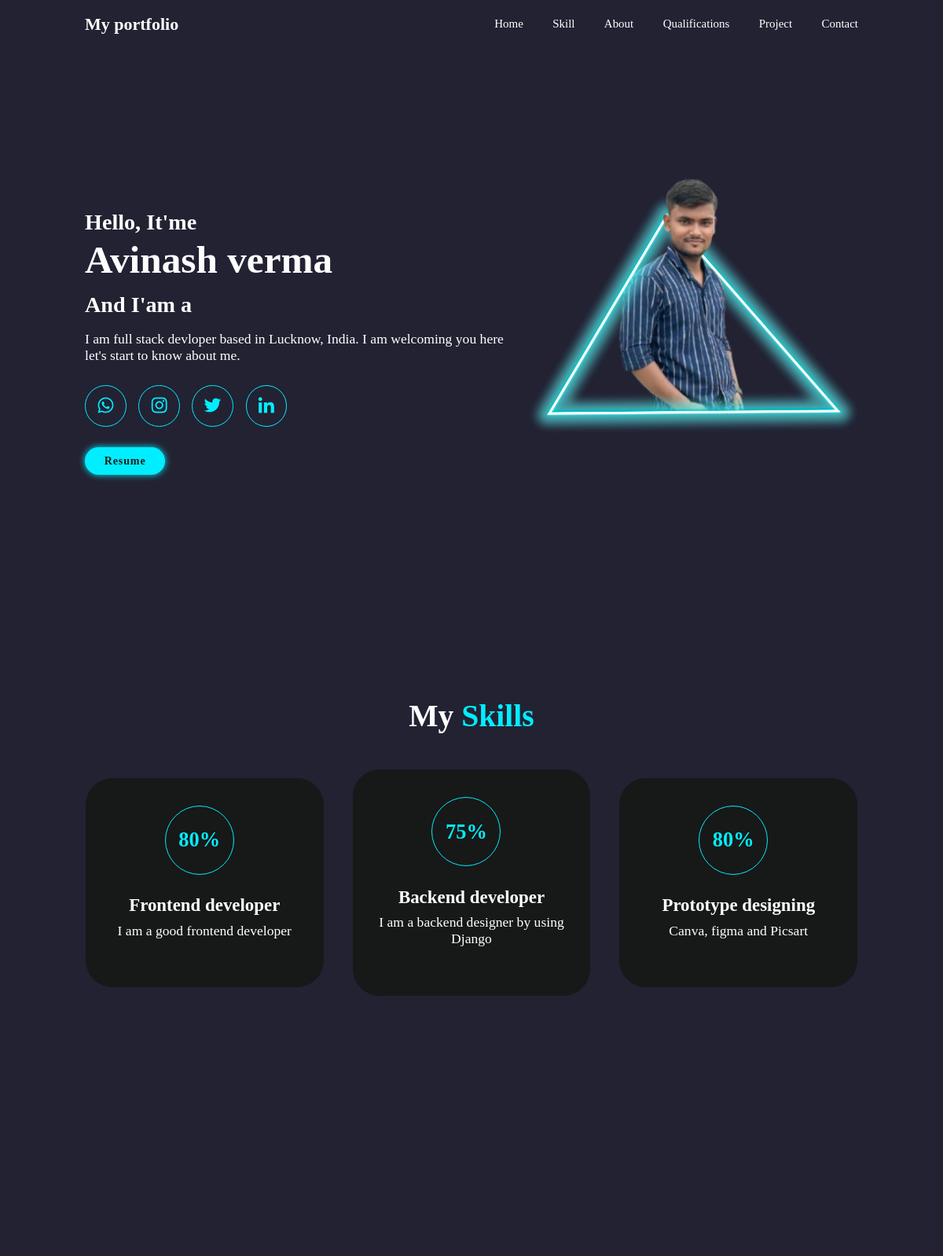
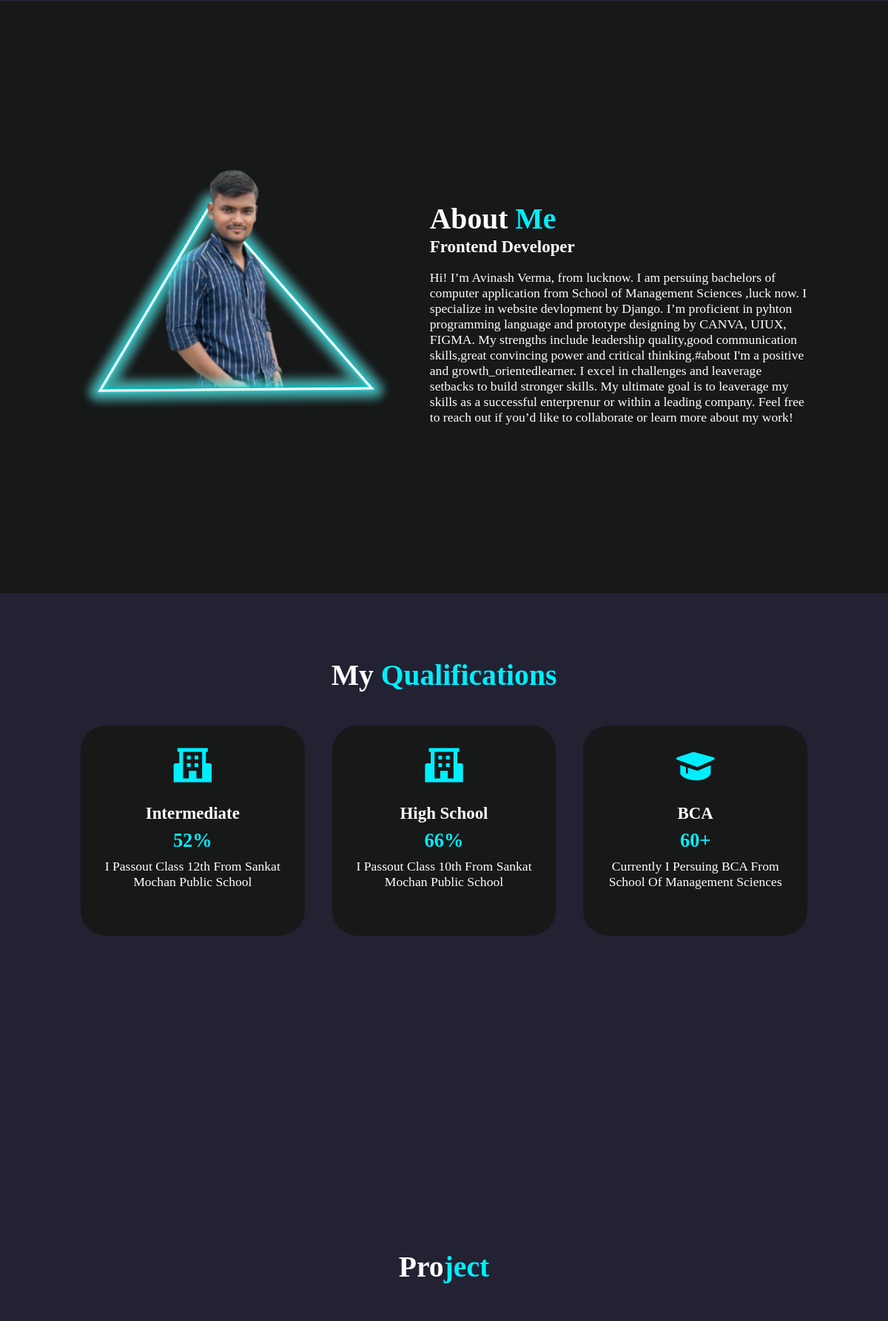
The page / (upper part) on the database its author committed (2 pictures, top to bottom).
### main/models.py (models this page shows)
class Skill(models.Model):
    name=models.CharField(max_length=25)
    percent=models.IntegerField()
    des=(models.CharField(max_length=70))

class Qualification(models.Model):
    name=models.CharField(max_length=50, blank=True)
    year=models.IntegerField(blank=True)
    grade=models.CharField(max_length=10, blank=True)
    description=models.CharField(max_length=200, blank=True)
    icon=models.CharField(max_length=50,blank=True)

### main/views.py (the view)
# urls.py: path('', main_views.index_view,name='index'),
def index_view(request):
    return render(request, 'index.html',
                  {
                      'projects':Project.objects.all(),
                      'skills':Skill.objects.all(),
                      'qualification':Qualification.objects.all()
                      })

### templates/index.html (shortened to what this page needs)
{% load static %}
<!DOCTYPE html>
<html lang="en">
<head>
  <link href='https://unpkg.com/boxicons@2.1.4/css/boxicons.min.css' rel='stylesheet'>
  <link rel="stylesheet" href="{% static 'css/st.css' %}">
</head>
<body>
  <header class="header">
    <a href="" class="logo">My portfolio</a>
    <nav class="navbar">
      <a href="#home">Home</a>
      <a href="#skill">Skill</a>
      <a href="#about">About</a>
      <a href="#service">Qualifications</a>
      <a href="#project">Project</a>
      <a href="#contact">Contact</a>
    </nav>
  </header>
  <section class="home" id="home">
    <div class="home-content">
      <h3>Hello, It'me</h3>
      <h1>Avinash verma</h1>
      <h3>And I'am a </h3>
      <p>I am full stack devloper based in Lucknow, India.
        I am welcoming you here let's start to know about me.</p>
      <div class="social-media">
        <a href="https://wa.me/918957482254" target="_blank"><i class='bx bxl-whatsapp'></i></a>
        <a href="https://www.instagram.com/avinash_verma_550/" target="_blank"><i class='bx bxl-instagram'></i></a>
        <a href="https://x.com/Avinashverma932" target="_blank"><i class='bx bxl-twitter'></i></a>
        <a href="https://www.linkedin.com/in/avinash-verma-430630318/" target="_blank"><i class='bx bxl-linkedin'></i></a>
      </div>
      <a href="{% static 'images/cv.png' %}" class="btn" target="_blank">Resume</a>
    </div>
    <div class="home-image">
      <img src="{% static 'images/avinash.png' %}" alt="" srcset="">
    </div>
  </section>
  <section class="skill" id="skill">
    <h2 class="heading">My <span>Skills</span></h2>
    <div class="skill-container">
      {% for skill in skills %}
      <div class="skill-box">
        <h6 class="percent">{{skill.percent}}%</h6>
        <h3>{{skill.name}}</h3>
        <p>{{skill.des}}</p>
        </div>
        {% endfor %}
    </div>
  </section>
  <section class="about" id="about">
    <div class="about-image">
      <img src="{% static 'images/avinash.png' %}" alt="" srcset="">
    </div>
    <div class="about-content">
      <h2 class="heading">About <span>Me</span></h2>
      <h3>Frontend Developer</h3>
      <p>Hi! I’m Avinash Verma, from lucknow. I am persuing bachelors of computer application from School of Management Sciences ,luck now. I specialize in website devlopment by Django.
        I’m proficient in pyhton programming language and prototype designing by CANVA, UIUX, FIGMA. My strengths include leadership quality,good communication skills,great convincing power and critical thinking.#about
       I'm a positive and growth_orientedlearner. I excel in challenges and leaverage setbacks to build stronger skills. My ultimate goal is to leaverage my skills as a successful enterprenur or within a leading company.
        Feel free to reach out if you’d like to collaborate or learn more about my work!</p>
    </div>
  </section>
   <section class="service" id="service">
    <h2 class="heading">My <span>Qualifications</span></h2>
    <div class="service-container">
      {% for item in qualification %}
      <div class="service-box">
        <a href=""><i class='{{item.icon}}'></i></a>
        <h3 class="grade">{{item.name}}</h3>
        <h1>{{item.grade}}</h1>
        <p>{{item.description}}</p>
        </div>
        {% endfor %}
      </div>
  </section>
  <section class="project" id="project">
    <h2 class="heading">Pro<span>ject</span></h2>
    <div class="card-container">
      {% for project in projects %}
      <a href="{{project.refer}}" target="_blank">
    </a>
      {% endfor %}
    </div>
  </section>
</body>
</html>

### assets/css/st.css (style rules this page uses)
* { margin: 0; padding: 0; box-sizing: border-box; text-decoration: none; border: none; outline: none; scroll-behavior: smooth; }
:root { --bg-color: #223; --second-bg-color: #171818fa; --text-color: #fff; --main-color: #0ef; }
html { font-size: 62.5%; overflow-x: hidden; }
body { background: var(--bg-color); color: var(--text-color); }
section { min-height: 100vh; padding: 10rem 9% 2rem; }
.header { position: fixed; top: 0; left: 0; width: 100%; padding: 2rem 9%; background: var(--bg-color); display: flex; justify-content: space-between; align-items: center; z-index: 100; }
.logo { font-size: 2.5rem; color: var(--text-color); font-weight: bolder; cursor: default; }
.navbar a { font-size: 1.7rem; color: var(--text-color); margin-left: 4rem; transition: .3s; }
.home { display: flex; justify-content: center; align-items: center; }
.home-image img { width: 35vw; animation: floatImage 4s ease-in-out infinite; }
.home-content h3 { font-size: 3.2rem; font-weight: 700; }
.home-content h3:nth-of-type(2) { margin-bottom: 2rem; margin-top: 1rem; }
span { color: var(--main-color); }
.home-content h1 { font-size: 5.6rem; font-weight: 700; line-height: 1.3 }
.home-content p { font-size: 2rem; }
.social-media a { display: inline-flex; justify-content: center; align-items: center; width: 6rem; height: 6rem; background: transparent; border: .2rem solid var(--main-color); border-radius: 50%; font-size: 3rem; color: var(--main-color); margin: 3rem 1.5rem 3rem 0; }
.btn { display: inline-block; padding: 1rem 2.8rem; background-color: var(--main-color); border-radius: 4rem; box-shadow: 0 0 1rem var(--main-color); font-size: 1.6rem; color: var(--second-bg-color); letter-spacing: .1rem; font-weight: 600; transition: .5s ease; }
.about { display: flex; justify-content: center; align-items: center; gap: 2rem; background: var(--second-bg-color); }
.about-image img { width: 35vw; margin-right: 4rem; }
.heading { text-align: center; font-size: 4.5rem; }
.about-content h2 { text-align: left; line-height: 1.2; }
.about-content h3 { font-size: 2.6rem; }
.about-content p { font-size: 2rem; margin: 2rem 0 3rem; }
.service h2 { margin-bottom: 5rem; }
.service-container { display: flex; justify-content: center; align-items: center; flex-wrap: wrap; gap: 4rem; margin-bottom: 3rem; }
.service-container .service-box { flex: 1 1 30rem; background: var(--second-bg-color); padding: 3rem 2rem 4rem; border-radius: 4rem; text-align: center; border: .2rem solid var(--bg-color); transition: .5s ease; }
.service-box i { font-size: 7rem; color: var(--main-color); }
.service-box h3 { font-size: 2.6rem; margin-bottom: 1rem; text-transform: capitalize; margin-top: 2rem; }
.service p { font-size: 2rem; text-transform: capitalize; margin: 1rem 0 3rem; }
.service h1 { font-size: 3rem; color: var(--main-color); text-transform: capitalize; }
.skill h2 { margin-bottom: 5rem; }
.skill-container { display: flex; justify-content: center; align-items: center; flex-wrap: wrap; gap: 4rem; margin-bottom: 3rem ; }
.skill-container .skill-box { flex: 1 1 30rem; background: var(--second-bg-color); padding: 3rem 2rem 4rem; border-radius: 4rem; text-align:center; border: .2rem solid var(--bg-color); transition: .5s ease; }
.skill-box h3 { font-size: 2.6rem; margin-bottom: 1rem; }
.skill p { font-size: 2rem; margin: 1rem 0 3rem; }
.percent { display: inline-flex; justify-content: center; align-items: center; width: 10rem; height: 10rem; background: transparent; border: .2rem solid var(--main-color); border-radius: 50%; font-size: 3rem; color: var(--main-color); margin: 1rem 1.5rem 3rem 0; }
.project { height: fit-content; }
.card-container { height: fit-content; display: flex; justify-content: center; align-items: center; flex-wrap: wrap; margin-top: 4rem; }
@media (max-width: 1200px) { html { font-size: 55%; } }

### rows shown on the page
Skill: percent "80", name "Frontend developer", des "I am a good frontend developer"
Skill: percent "75", name "Backend developer", des "I am a backend designer by using Django"
Skill: percent "80", name "Prototype designing", des "Canva, figma and Picsart"
Qualification: name "Intermediate", grade "52%", description "I Passout Class 12th From Sankat Mochan Public School"
Qualification: name "High School", grade "66%", description "I Passout Class 10th From Sankat Mochan Public School"
Qualification: name "BCA", grade "60+", description "Currently I Persuing BCA From School Of Management Sciences"
